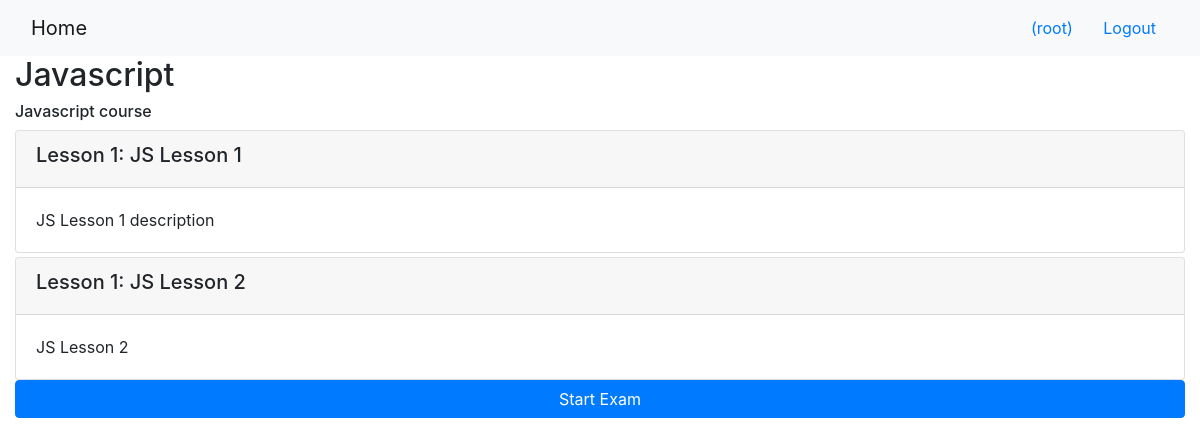
The app's page /onlinecourse/2/ (signed in), older data.
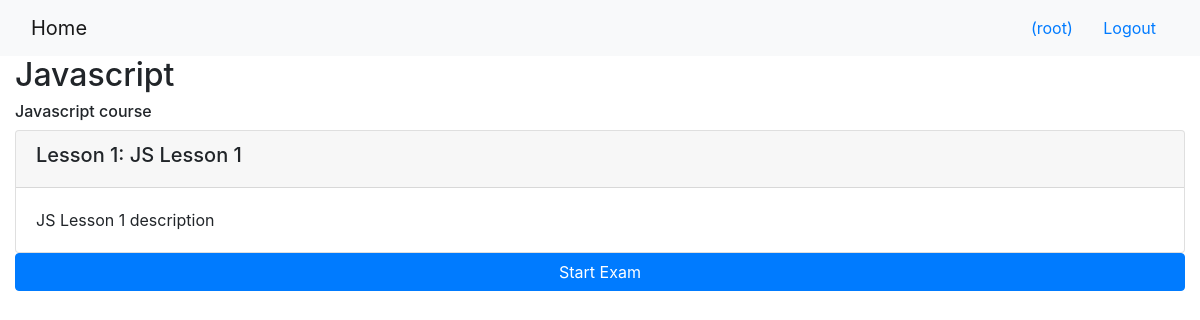
The same page, newer data.
### onlinecourse/models.py (models this page shows, shortened)
class Course(models.Model):
    name = models.CharField(null=False, max_length=30, default='online course')
    image = models.ImageField(upload_to='course_images/')
    description = models.CharField(max_length=1000)
    pub_date = models.DateField(null=True)
    instructors = models.ManyToManyField(Instructor)
    users = models.ManyToManyField(settings.AUTH_USER_MODEL, through='Enrollment')
    total_enrollment = models.IntegerField(default=0)
    is_enrolled = False

class Lesson(models.Model):
    title = models.CharField(max_length=200, default="title")
    order = models.IntegerField(default=0)
    course = models.ForeignKey(Course, on_delete=models.CASCADE)
    content = models.TextField()

### onlinecourse/views.py (the view)
# urls.py: path('<int:pk>/', views.CourseDetailView.as_view(), name='course_details'),
class CourseDetailView(generic.DetailView):
    model = Course
    template_name = 'onlinecourse/course_detail_bootstrap.html'

### onlinecourse/templates/onlinecourse/course_detail_bootstrap.html (shortened to what this page needs)
<!DOCTYPE html>
<html lang="en">
<head>
     {% load static %}
    <link rel="stylesheet" href="https://maxcdn.bootstrapcdn.com/bootstrap/4.5.2/css/bootstrap.min.css">
</head>
<body>
    <nav class="navbar navbar-light bg-light">
        <div class="container-fluid">
            <div class="navbar-header">
                  <a class="navbar-brand" href="{% url 'onlinecourse:index' %}">Home</a>
            </div>
            <ul class="nav navbar-nav navbar-right">
                {% if user.is_authenticated %}
                <li>
                    <a class="btn btn-link" href="#">{{ user.first_name }}({{ user.username }})</a>
                    <a class="btn btn-link" href="{% url 'onlinecourse:logout' %}">Logout</a>
                </li>
                {% endif %}
            </ul>
        </div>
    </nav>
    <div class="container-fluid">
            <h2>{{ course.name }}</h2>
            <h6>{{ course.description }}</h6>
            <div class="card-columns-vertical">
                {% for lesson in course.lesson_set.all %}
                    <div class="card mt-1">
                        <div class="card-header"><h5>Lesson {{lesson.order|add:1}}: {{lesson.title}}</h5></div>
                        <div class="card-body">{{lesson.content}}</div>
                    </div>
                {% endfor %}
            </div>
            {% if user.is_authenticated %}
            <button type="button" class="btn btn-primary btn-block" data-toggle="collapse" data-target="#exam">Start Exam</button>
                {% endif %}
    </div>
</body>
</html>

Row changes from the older to the newer data that the page shows:
removed Lesson: order|add "1", title "JS Lesson 2", content "JS Lesson 2"
